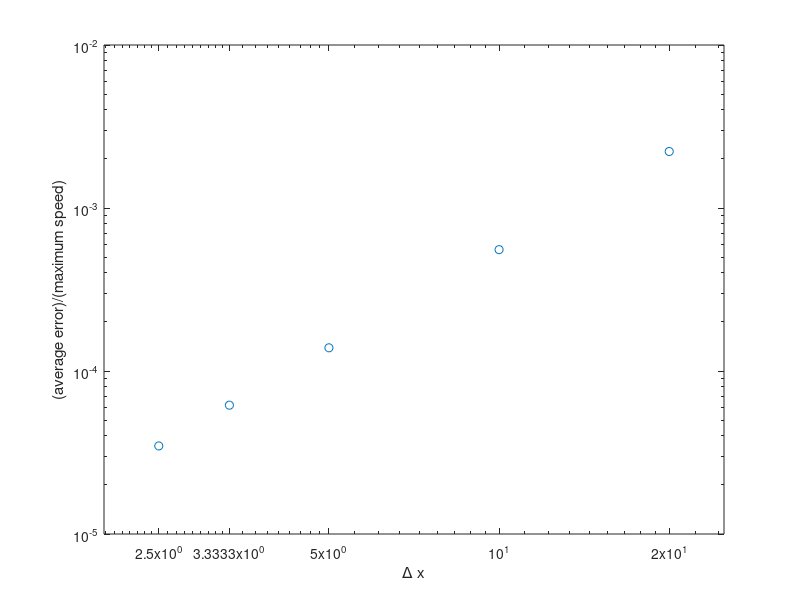

MATLAB code to generate this figure:
% parameters
L = 600
dx = L./[30 60 120 180 240]
maxspeed = 181.366

% errors
maxvec = [0.6426 0.1610 0.0402 0.0179 0.0101]
avvec  = [0.40294 0.10071 0.02518 0.01119 0.00629]
prcntavvec = [0.22217 0.05553 0.01388 0.00617 0.00347]

loglog(dx,prcntavvec/100,'o')
axis([2 25 1e-5 1e-2])
set(gca,'XTick',[2.5 3.3333 5 10 20])
xlabel('\Delta x'),  ylabel('(average error)/(maximum speed)')


% >> testJerr
% L =
%    600
% dx =
%            20           10            5       3.3333          2.5
% maxspeed =
%        181.37
% maxvec =
%        0.6426        0.161       0.0402       0.0179       0.0101
% avvec =
%       0.40294      0.10071      0.02518      0.01119      0.00629
% prcntavvec =
%       0.22217      0.05553      0.01388      0.00617      0.00347
% >> polyfit(log(dx),log(prcntavvec),1)
% ans =
%        2.0002      -7.4963